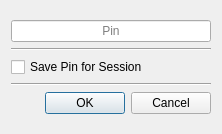
<?xml version="1.0" encoding="UTF-8"?>
<ui version="4.0">
 <class>PinDialog</class>
 <widget class="QDialog" name="PinDialog">
  <property name="geometry">
   <rect>
    <x>0</x>
    <y>0</y>
    <width>216</width>
    <height>134</height>
   </rect>
  </property>
  <property name="windowTitle">
   <string>Dialog</string>
  </property>
  <layout class="QGridLayout" name="gridLayout">
   <item row="0" column="0">
    <layout class="QVBoxLayout" name="verticalLayout">
     <item>
      <layout class="QHBoxLayout" name="horizontalLayout">
       <item>
        <widget class="QLineEdit" name="pinEdit">
         <property name="sizePolicy">
          <sizepolicy hsizetype="Expanding" vsizetype="Fixed">
           <horstretch>0</horstretch>
           <verstretch>0</verstretch>
          </sizepolicy>
         </property>
         <property name="minimumSize">
          <size>
           <width>200</width>
           <height>0</height>
          </size>
         </property>
         <property name="maximumSize">
          <size>
           <width>50</width>
           <height>16777215</height>
          </size>
         </property>
         <property name="text">
          <string/>
         </property>
         <property name="echoMode">
          <enum>QLineEdit::Password</enum>
         </property>
         <property name="alignment">
          <set>Qt::AlignCenter</set>
         </property>
         <property name="placeholderText">
          <string>Pin</string>
         </property>
        </widget>
       </item>
      </layout>
     </item>
     <item>
      <widget class="Line" name="line">
       <property name="orientation">
        <enum>Qt::Horizontal</enum>
       </property>
      </widget>
     </item>
     <item>
      <widget class="QCheckBox" name="savePinCheckBox">
       <property name="text">
        <string>Save Pin for Session</string>
       </property>
      </widget>
     </item>
     <item>
      <widget class="Line" name="line_2">
       <property name="orientation">
        <enum>Qt::Horizontal</enum>
       </property>
      </widget>
     </item>
     <item>
      <widget class="QDialogButtonBox" name="buttonBox">
       <property name="orientation">
        <enum>Qt::Horizontal</enum>
       </property>
       <property name="standardButtons">
        <set>QDialogButtonBox::Cancel|QDialogButtonBox::Ok</set>
       </property>
      </widget>
     </item>
    </layout>
   </item>
  </layout>
 </widget>
 <resources/>
 <connections>
  <connection>
   <sender>buttonBox</sender>
   <signal>accepted()</signal>
   <receiver>PinDialog</receiver>
   <slot>accept()</slot>
   <hints>
    <hint type="sourcelabel">
     <x>248</x>
     <y>254</y>
    </hint>
    <hint type="destinationlabel">
     <x>157</x>
     <y>274</y>
    </hint>
   </hints>
  </connection>
  <connection>
   <sender>buttonBox</sender>
   <signal>rejected()</signal>
   <receiver>PinDialog</receiver>
   <slot>reject()</slot>
   <hints>
    <hint type="sourcelabel">
     <x>316</x>
     <y>260</y>
    </hint>
    <hint type="destinationlabel">
     <x>286</x>
     <y>274</y>
    </hint>
   </hints>
  </connection>
 </connections>
</ui>
